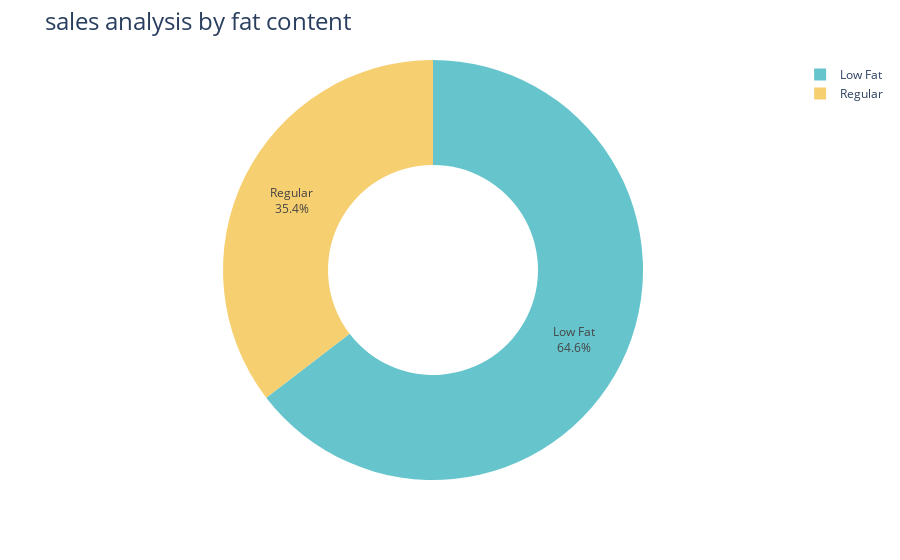

Here is the notebook cell this chart was saved with:
### Code cell
sales_by_fat =df.groupby("Item Fat Content")["Sales"].sum().reset_index()
fig = px.pie(sales_by_fat,values="Sales",names="Item Fat Content",
             hole = 0.5,color_discrete_sequence = px.colors.qualitative.Pastel)
fig.update_traces(textposition = "inside",textinfo ="percent+label")
fig.update_layout(title_text = "sales analysis by fat content",title_font=dict(size=24))
fig.show()

### Figure 1 — Plotly figure (JSON) as saved in the notebook; plotly's stock layout.template omitted (floating-point values rounded to 4 significant figures)
{"data": [{"domain": {"x": [0, 1], "y": [0, 1]}, "hole": 0.5, "hovertemplate": "Item Fat Content=%{label}<br>Sales=%{value}<extra></extra>", "labels": ["Low Fat", "Regular"], "legendgroup": "", "name": "", "showlegend": true, "textinfo": "percent+label", "textposition": "inside", "type": "pie", "values": [776300.0, 425400.0]}], "layout": {"legend": {"tracegroupgap": 0}, "margin": {"t": 60}, "piecolorway": ["rgb(102, 197, 204)", "rgb(246, 207, 113)", "rgb(248, 156, 116)", "rgb(220, 176, 242)", "rgb(135, 197, 95)", "rgb(158, 185, 243)", "rgb(254, 136, 177)", "rgb(201, 219, 116)", "rgb(139, 224, 164)", "rgb(180, 151, 231)", "rgb(179, 179, 179)"], "title": {"font": {"size": 24}, "text": "sales analysis by fat content"}}}
